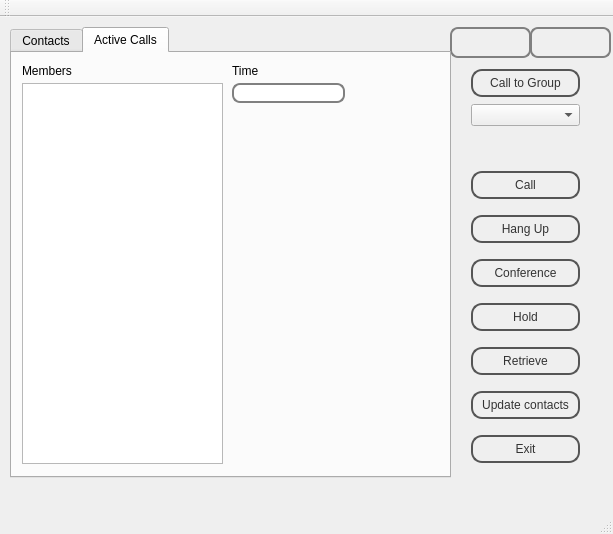
<?xml version="1.0" encoding="UTF-8"?>
<ui version="4.0">
 <class>PhoneWindow</class>
 <widget class="QMainWindow" name="PhoneWindow">
  <property name="geometry">
   <rect>
    <x>0</x>
    <y>0</y>
    <width>613</width>
    <height>534</height>
   </rect>
  </property>
  <property name="windowTitle">
   <string>PhoneWindow</string>
  </property>
  <property name="styleSheet">
   <string notr="true">#PhoneWindow {
background: qradialgradient(cx: 0.3, cy: -0.4,
fx: 0.3, fy: -0.4,
radius: 1.35, stop: 0 #fff, stop: 1 #888);
}

#frame {
border: none;
background: qlineargradient(x1: 0, y1: 0, x2: 0, y2: 1,
stop: 0 #a6a6a6, stop: 0.08 #7f7f7f,
stop: 0.5 #717171, stop: 0.4 #626262,
stop: 0.9 #4c4c4c, stop: 1 #333333);
}
#PhoneWindow QPushButton {
color: #333;
border: 2px solid #555;
border-radius: 11px;
padding: 5px;
background: qradialgradient(cx: 0.3, cy: -0.4,
fx: 0.3, fy: -0.4,
radius: 1.35, stop: 0 #fff, stop: 1 #888);
min-width: 80px;
}

#PhoneWindow QPushButton:hover {
background: qradialgradient(cx: 0.3, cy: -0.4,
fx: 0.3, fy: -0.4,
radius: 1.35, stop: 0 #fff, stop: 1 #bbb);
}

#PhoneWindow QPushButton:pressed {
background: qradialgradient(cx: 0.4, cy: -0.1,
fx: 0.4, fy: -0.1,
radius: 1.35, stop: 0 #fff, stop: 1 #ddd);
}

#PhoneWindow QLineEdit {
padding: 1px;
border-style: solid;
border: 2px solid gray;
border-radius: 8px;
}</string>
  </property>
  <widget class="QWidget" name="centralWidget">
   <widget class="QTabWidget" name="tabWidget">
    <property name="geometry">
     <rect>
      <x>10</x>
      <y>10</y>
      <width>441</width>
      <height>451</height>
     </rect>
    </property>
    <property name="currentIndex">
     <number>1</number>
    </property>
    <widget class="QWidget" name="tabContact">
     <attribute name="title">
      <string>Contacts</string>
     </attribute>
     <widget class="QTableView" name="tableView">
      <property name="geometry">
       <rect>
        <x>9</x>
        <y>9</y>
        <width>421</width>
        <height>411</height>
       </rect>
      </property>
     </widget>
     <widget class="QLabel" name="labelRecord">
      <property name="geometry">
       <rect>
        <x>9</x>
        <y>323</y>
        <width>16</width>
        <height>16</height>
       </rect>
      </property>
      <property name="text">
       <string/>
      </property>
     </widget>
     <widget class="QFrame" name="frameContacts">
      <property name="geometry">
       <rect>
        <x>0</x>
        <y>0</y>
        <width>441</width>
        <height>431</height>
       </rect>
      </property>
      <property name="styleSheet">
       <string notr="true">#tabWidget {
background: qradialgradient(cx: 0.3, cy: -0.4,
fx: 0.3, fy: -0.4,
radius: 1.35, stop: 0 #fff, stop: 1 #888);
}

#frameContacts {
border: none;
background: qlineargradient(x1: 0, y1: 0, x2: 0, y2: 1,
stop: 0 #a6a6a6, stop: 0.08 #7f7f7f,
stop: 0.39999 #717171, stop: 0.4 #626262,
stop: 0.9 #4c4c4c, stop: 1 #333333);
}</string>
      </property>
      <property name="frameShape">
       <enum>QFrame::StyledPanel</enum>
      </property>
      <property name="frameShadow">
       <enum>QFrame::Raised</enum>
      </property>
      <zorder>tableView</zorder>
     </widget>
     <zorder>frameContacts</zorder>
     <zorder>tableView</zorder>
     <zorder>labelRecord</zorder>
    </widget>
    <widget class="QWidget" name="tabInfoAboutCall">
     <attribute name="title">
      <string>Active Calls</string>
     </attribute>
     <widget class="QLabel" name="labelMembers">
      <property name="geometry">
       <rect>
        <x>10</x>
        <y>10</y>
        <width>91</width>
        <height>16</height>
       </rect>
      </property>
      <property name="text">
       <string>Members</string>
      </property>
     </widget>
     <widget class="QLabel" name="labelTime">
      <property name="geometry">
       <rect>
        <x>220</x>
        <y>10</y>
        <width>91</width>
        <height>16</height>
       </rect>
      </property>
      <property name="text">
       <string>Time</string>
      </property>
     </widget>
     <widget class="QLineEdit" name="lineEdit">
      <property name="geometry">
       <rect>
        <x>220</x>
        <y>30</y>
        <width>113</width>
        <height>20</height>
       </rect>
      </property>
     </widget>
     <widget class="QListWidget" name="listWidget">
      <property name="geometry">
       <rect>
        <x>10</x>
        <y>30</y>
        <width>201</width>
        <height>381</height>
       </rect>
      </property>
     </widget>
     <widget class="QFrame" name="frameActiveCalls">
      <property name="geometry">
       <rect>
        <x>-1</x>
        <y>0</y>
        <width>441</width>
        <height>441</height>
       </rect>
      </property>
      <property name="styleSheet">
       <string notr="true">
#frameActiveCalls {
border: none;
background: qlineargradient(x1: 0, y1: 0, x2: 0, y2: 1,
stop: 0 #a6a6a6, stop: 0.08 #7f7f7f,
stop: 0.5 #717171, stop: 0.4 #626262,
stop: 0.9 #4c4c4c, stop: 1 #333333);
}
#frameActiveCalls QLineEdit {
padding: 1px;
border-style: solid;
border: 2px solid gray;
border-radius: 8px;
}</string>
      </property>
      <property name="frameShape">
       <enum>QFrame::StyledPanel</enum>
      </property>
      <property name="frameShadow">
       <enum>QFrame::Raised</enum>
      </property>
     </widget>
     <zorder>frameActiveCalls</zorder>
     <zorder>labelMembers</zorder>
     <zorder>labelTime</zorder>
     <zorder>lineEdit</zorder>
     <zorder>listWidget</zorder>
    </widget>
   </widget>
   <widget class="QFrame" name="frame">
    <property name="geometry">
     <rect>
      <x>0</x>
      <y>10</y>
      <width>611</width>
      <height>481</height>
     </rect>
    </property>
    <property name="styleSheet">
     <string notr="true">#labelGroup{
background: qradialgradient(cx: 0.3, cy: -0.4,
fx: 0.3, fy: -0.4,
radius: 1.35, stop: 0 #fff, stop: 1 #888);
padding: 1px;
border-style: solid;
border: 2px solid gray;
border-radius: 8px;
}
#labelStatus{
background: qradialgradient(cx: 0.3, cy: -0.4,
fx: 0.3, fy: -0.4,
radius: 1.35, stop: 0 #fff, stop: 1 #888);
padding: 1px;
border-style: solid;
border: 2px solid gray;
border-radius: 8px;
}</string>
    </property>
    <property name="frameShape">
     <enum>QFrame::StyledPanel</enum>
    </property>
    <property name="frameShadow">
     <enum>QFrame::Raised</enum>
    </property>
    <widget class="QWidget" name="verticalLayoutWidget">
     <property name="geometry">
      <rect>
       <x>460</x>
       <y>123</y>
       <width>131</width>
       <height>339</height>
      </rect>
     </property>
     <layout class="QVBoxLayout" name="verticalLayoutButton">
      <item>
       <widget class="QPushButton" name="buttonCall">
        <property name="text">
         <string>Call</string>
        </property>
       </widget>
      </item>
      <item>
       <widget class="QPushButton" name="buttonHangUp">
        <property name="text">
         <string>Hang Up</string>
        </property>
       </widget>
      </item>
      <item>
       <widget class="QPushButton" name="buttonConference">
        <property name="enabled">
         <bool>false</bool>
        </property>
        <property name="text">
         <string>Conference</string>
        </property>
        <property name="checkable">
         <bool>false</bool>
        </property>
        <property name="autoDefault">
         <bool>false</bool>
        </property>
        <property name="default">
         <bool>false</bool>
        </property>
        <property name="flat">
         <bool>false</bool>
        </property>
       </widget>
      </item>
      <item>
       <widget class="QPushButton" name="buttonHold">
        <property name="text">
         <string>Hold</string>
        </property>
       </widget>
      </item>
      <item>
       <widget class="QPushButton" name="buttonRetreive">
        <property name="text">
         <string>Retrieve</string>
        </property>
       </widget>
      </item>
      <item>
       <widget class="QPushButton" name="buttonUpdateContacts">
        <property name="text">
         <string>Update contacts</string>
        </property>
       </widget>
      </item>
      <item>
       <widget class="QPushButton" name="buttonExit">
        <property name="text">
         <string>Exit</string>
        </property>
       </widget>
      </item>
     </layout>
    </widget>
    <widget class="QLabel" name="labelStatus">
     <property name="geometry">
      <rect>
       <x>530</x>
       <y>0</y>
       <width>81</width>
       <height>31</height>
      </rect>
     </property>
     <property name="text">
      <string/>
     </property>
    </widget>
    <widget class="QLabel" name="labelGroup">
     <property name="geometry">
      <rect>
       <x>450</x>
       <y>0</y>
       <width>81</width>
       <height>31</height>
      </rect>
     </property>
     <property name="text">
      <string/>
     </property>
    </widget>
    <widget class="QWidget" name="verticalLayoutWidget_2">
     <property name="geometry">
      <rect>
       <x>460</x>
       <y>30</y>
       <width>131</width>
       <height>81</height>
      </rect>
     </property>
     <layout class="QVBoxLayout" name="verticalLayout">
      <item>
       <widget class="QPushButton" name="buttonToGroup">
        <property name="text">
         <string>Call to Group</string>
        </property>
       </widget>
      </item>
      <item>
       <widget class="QComboBox" name="comboBox"/>
      </item>
     </layout>
    </widget>
    <zorder>labelStatus</zorder>
    <zorder>verticalLayoutWidget</zorder>
    <zorder>labelGroup</zorder>
    <zorder>tabWidget</zorder>
    <zorder>tabWidget</zorder>
    <zorder>tabWidget</zorder>
    <zorder>verticalLayoutWidget_2</zorder>
   </widget>
   <zorder>frame</zorder>
   <zorder>tabWidget</zorder>
  </widget>
  <widget class="QMenuBar" name="menuBar">
   <property name="geometry">
    <rect>
     <x>0</x>
     <y>0</y>
     <width>613</width>
     <height>21</height>
    </rect>
   </property>
  </widget>
  <widget class="QToolBar" name="mainToolBar">
   <attribute name="toolBarArea">
    <enum>TopToolBarArea</enum>
   </attribute>
   <attribute name="toolBarBreak">
    <bool>false</bool>
   </attribute>
  </widget>
  <widget class="QStatusBar" name="statusBar"/>
 </widget>
 <layoutdefault spacing="6" margin="11"/>
 <resources/>
 <connections/>
</ui>
